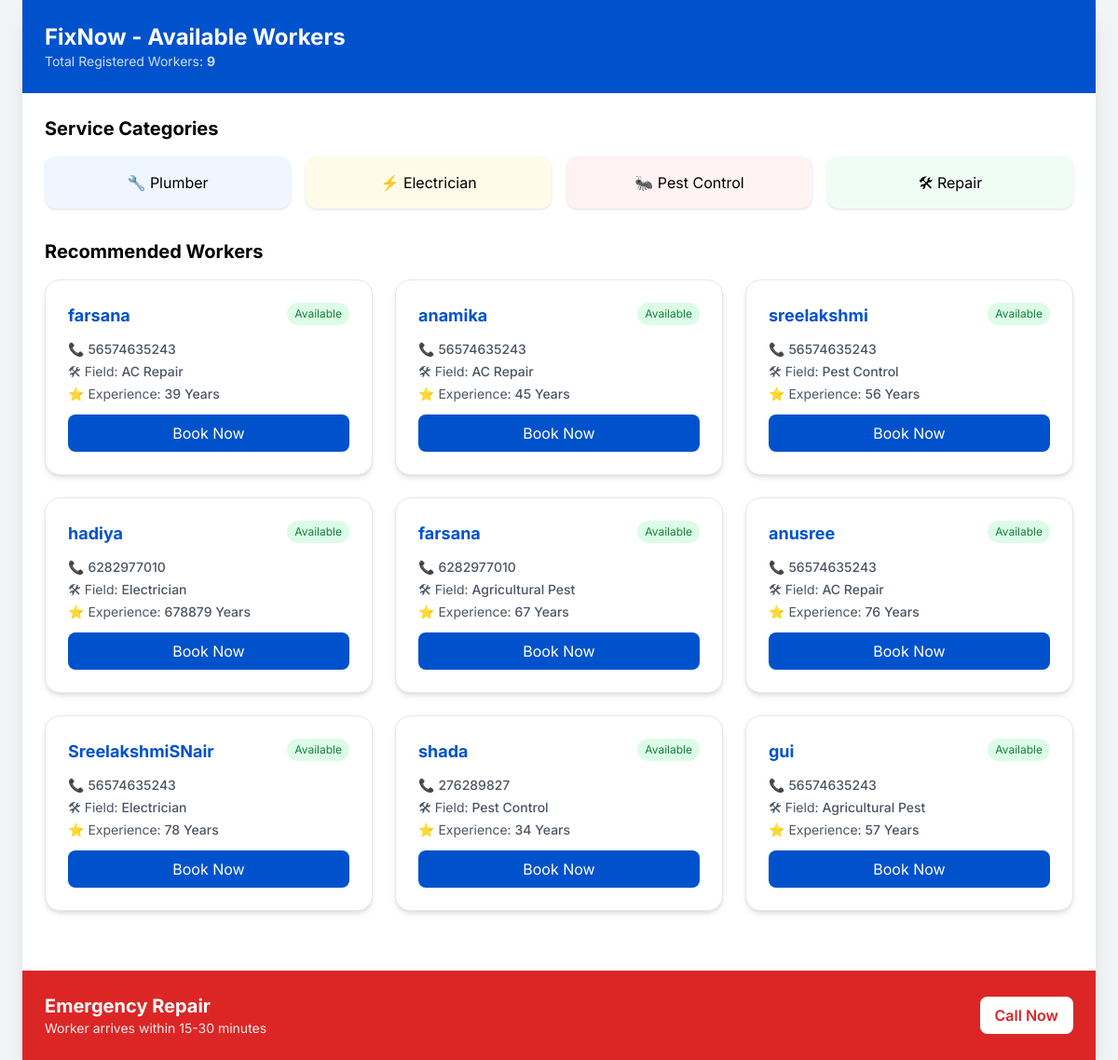
The app's page /dashboard (signed in) with its own data.
### tables this page shows
CREATE TABLE workers (
            id INTEGER PRIMARY KEY AUTOINCREMENT,
            name TEXT,
            phone TEXT,
            work_type TEXT,
            experience INTEGER,
            password TEXT
        );

### app.py (the view)
@app.route('/dashboard')
def dashboard():
    if 'user_id' not in session:
        return redirect(url_for('user_login'))
    conn = get_db()
    workers = conn.execute("SELECT * FROM workers").fetchall()
    conn.close()
    return render_template("dashboard.html", workers=workers)

### app.py (called while the page is built)
def get_db():
    conn = sqlite3.connect("database.db")
    conn.row_factory = sqlite3.Row
    return conn

### templates/dashboard.html (shortened to what this page needs)
<!DOCTYPE html>
<html lang="en">
<head>
<script src="https://cdn.tailwindcss.com?plugins=forms"></script>
</head>
<body class="bg-gray-100 font-display">
<div class="max-w-6xl mx-auto min-h-screen bg-white shadow-xl">
<header class="bg-primary text-white p-6">
  <h1 class="text-2xl font-bold">FixNow - Available Workers</h1>
  <p class="text-sm opacity-80">
    Total Registered Workers:
    <span class="font-bold">{{ workers|length }}</span>
  </p>
</header>
<div class="p-6">
<h2 class="text-xl font-bold mb-4">Service Categories</h2>
<div class="grid grid-cols-2 md:grid-cols-4 gap-4 mb-8">
<div class="bg-blue-50 hover:bg-blue-100 transition p-4 rounded-xl text-center shadow cursor-pointer">
🔧 Plumber
</div>
<div class="bg-yellow-50 hover:bg-yellow-100 transition p-4 rounded-xl text-center shadow cursor-pointer">
⚡ Electrician
</div>
<div class="bg-red-50 hover:bg-red-100 transition p-4 rounded-xl text-center shadow cursor-pointer">
🐜 Pest Control
</div>
<div class="bg-green-50 hover:bg-green-100 transition p-4 rounded-xl text-center shadow cursor-pointer">
🛠 Repair
</div>
</div>
<h2 class="text-xl font-bold mb-4">Recommended Workers</h2>
<div class="grid md:grid-cols-2 lg:grid-cols-3 gap-6">
{% for worker in workers %}
<div class="bg-white border rounded-2xl shadow-md hover:shadow-xl transition p-6">
<div class="flex justify-between items-start mb-3">
  <h3 class="text-lg font-bold text-primary">
    {{ worker.name }}
  </h3>
  <span class="bg-green-100 text-green-700 text-xs px-2 py-1 rounded-full">
    Available
  </span>
</div>
<p class="text-gray-600 text-sm mb-1">
  📞 <span class="font-medium">{{ worker.phone }}</span>
</p>
<p class="text-gray-600 text-sm mb-1">
  🛠 Field: <span class="font-medium">{{ worker.work_type }}</span>
</p>
<p class="text-gray-600 text-sm mb-3">
  ⭐ Experience: <span class="font-medium">{{ worker.experience }} Years</span>
</p>
<a href="{{ url_for('book_worker', worker_id=worker.id) }}">
    <button class="w-full bg-primary text-white py-2 rounded-lg hover:bg-blue-700 transition">
        Book Now
    </button>
</a>
</div>
{% endfor %}
</div>
</div>
<div class="bg-emergency text-white p-6 mt-10">
  <div class="flex justify-between items-center max-w-6xl mx-auto">
    <div>
      <h2 class="text-xl font-bold">Emergency Repair</h2>
      <p class="text-sm opacity-90">Worker arrives within 15-30 minutes</p>
    </div>
    <button class="bg-white text-red-600 px-4 py-2 rounded-lg font-semibold hover:bg-gray-100 transition">
      Call Now
    </button>
  </div>
</div>
</div>
</body>
</html>

### records on screen
workers: name "farsana", phone "56574635243", work_type "AC Repair", experience "39"
workers: name "anamika", phone "56574635243", work_type "AC Repair", experience "45"
workers: name "sreelakshmi", phone "56574635243", work_type "Pest Control", experience "56"
workers: name "hadiya", phone "6282977010", work_type "Electrician", experience "678879"
workers: name "farsana", phone "6282977010", work_type "Agricultural Pest", experience "67"
workers: name "anusree", phone "56574635243", work_type "AC Repair", experience "76"
workers: name "SreelakshmiSNair", phone "56574635243", work_type "Electrician", experience "78"
workers: name "shada", phone "276289827", work_type "Pest Control", experience "34"
workers: name "gui", phone "56574635243", work_type "Agricultural Pest", experience "57"

### other values on screen
{{ workers|length }} "9"
